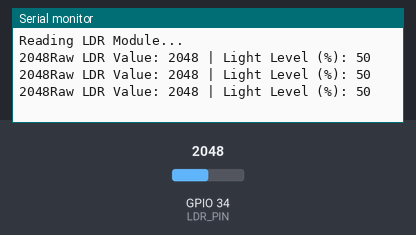
The sketch below on a simulated ESP32. Shown: the last lines printed to the serial monitor. The test bench sets the inputs (shaded band); at power-on: GPIO 34 (LDR_PIN) = 2048.

Above: at 1.3 s.
1.4 s: GPIO 34 (LDR_PIN) set to 2866
At 1.9 s:
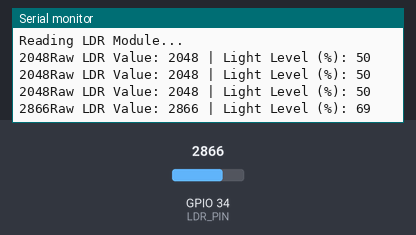
2.9 s: GPIO 34 (LDR_PIN) set to 3603
At 3.4 s:
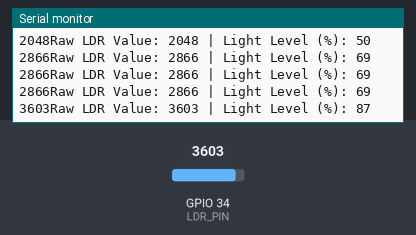
Timing chart, 0 to 5.9 s (numbered marks = the images above; inputs shaded):
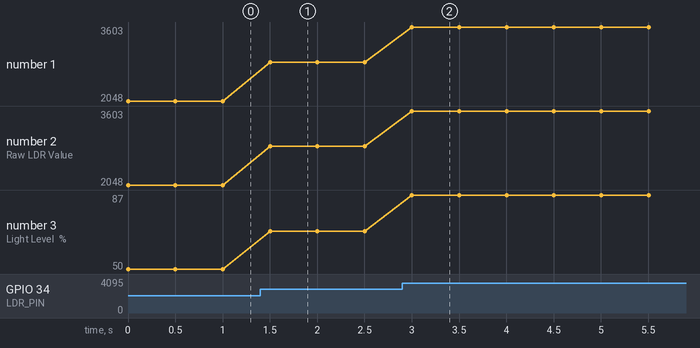

The sketch:

LDR.ino
```cpp
#define LDR_PIN 34  // Replace with the pin you're using

void setup() {
  Serial.begin(115200);
  Serial.println("Reading LDR Module...");
}

void loop() {
 readLightIntensity();
}

void readLightIntensity(){
   // Read the analog value from the LDR module
  int ldrValue = analogRead(LDR_PIN);
  Serial.print(ldrValue);
  // Map the value to a 0-100 scale for easier interpretation (optional)
  int lightLevel = map(ldrValue, 0, 4095, 0, 100);

  // Print the raw and scaled LDR values
  Serial.print("Raw LDR Value: ");
  Serial.print(ldrValue);
  Serial.print(" | Light Level (%): ");
  Serial.println(lightLevel);

  // Wait for a short period
  delay(500);
}
```

Measured:
- after the input at 1.4 s, the serial monitor: prints a new line after 0.10 s (image 1)
- after the input at 2.9 s, the serial monitor: prints a new line after 0.10 s (image 2)
- plotted number 1: 2048 → 2866 after the input at 1.4 s, 2866 → 3603 after the input at 2.9 s
- plotted number 2: 2048 → 2866 after the input at 1.4 s, 2866 → 3603 after the input at 2.9 s
- plotted number 3: 50 → 69 after the input at 1.4 s, 69 → 87 after the input at 2.9 s
